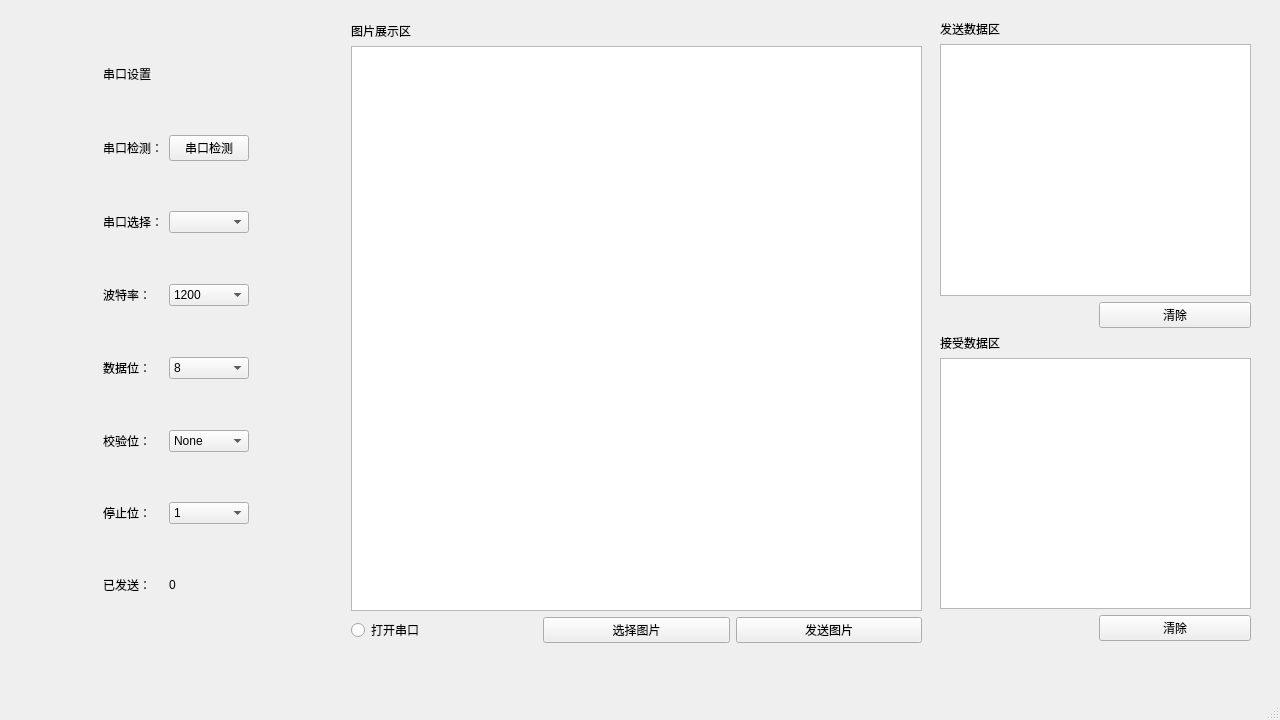
<?xml version="1.0" encoding="UTF-8"?>
<ui version="4.0">
 <class>MainWindow</class>
 <widget class="QMainWindow" name="MainWindow">
  <property name="geometry">
   <rect>
    <x>0</x>
    <y>0</y>
    <width>1280</width>
    <height>720</height>
   </rect>
  </property>
  <property name="windowTitle">
   <string>Send_MainWindow</string>
  </property>
  <property name="autoFillBackground">
   <bool>false</bool>
  </property>
  <widget class="QWidget" name="centralwidget">
   <widget class="QWidget" name="layoutWidget">
    <property name="geometry">
     <rect>
      <x>20</x>
      <y>19</y>
      <width>311</width>
      <height>621</height>
     </rect>
    </property>
    <layout class="QGridLayout" name="gridLayout">
     <item row="3" column="2">
      <widget class="QPushButton" name="pushBtn_sercheck">
       <property name="text">
        <string>串口检测</string>
       </property>
      </widget>
     </item>
     <item row="5" column="0">
      <spacer name="horizontalSpacer_4">
       <property name="orientation">
        <enum>Qt::Horizontal</enum>
       </property>
       <property name="sizeHint" stdset="0">
        <size>
         <width>40</width>
         <height>20</height>
        </size>
       </property>
      </spacer>
     </item>
     <item row="13" column="0">
      <spacer name="horizontalSpacer_8">
       <property name="orientation">
        <enum>Qt::Horizontal</enum>
       </property>
       <property name="sizeHint" stdset="0">
        <size>
         <width>40</width>
         <height>20</height>
        </size>
       </property>
      </spacer>
     </item>
     <item row="10" column="1">
      <spacer name="verticalSpacer_5">
       <property name="orientation">
        <enum>Qt::Vertical</enum>
       </property>
       <property name="sizeHint" stdset="0">
        <size>
         <width>20</width>
         <height>40</height>
        </size>
       </property>
      </spacer>
     </item>
     <item row="15" column="2">
      <widget class="QLabel" name="label_sendshow">
       <property name="text">
        <string>0</string>
       </property>
      </widget>
     </item>
     <item row="15" column="0">
      <spacer name="horizontalSpacer_9">
       <property name="orientation">
        <enum>Qt::Horizontal</enum>
       </property>
       <property name="sizeHint" stdset="0">
        <size>
         <width>40</width>
         <height>20</height>
        </size>
       </property>
      </spacer>
     </item>
     <item row="5" column="2">
      <widget class="QComboBox" name="cBox_serselect"/>
     </item>
     <item row="15" column="3">
      <spacer name="horizontalSpacer_15">
       <property name="orientation">
        <enum>Qt::Horizontal</enum>
       </property>
       <property name="sizeHint" stdset="0">
        <size>
         <width>40</width>
         <height>20</height>
        </size>
       </property>
      </spacer>
     </item>
     <item row="5" column="1">
      <widget class="QLabel" name="label_3">
       <property name="text">
        <string>串口选择：</string>
       </property>
      </widget>
     </item>
     <item row="9" column="2">
      <widget class="QComboBox" name="cBox_bitdate">
       <item>
        <property name="text">
         <string>8</string>
        </property>
       </item>
       <item>
        <property name="text">
         <string>7</string>
        </property>
       </item>
       <item>
        <property name="text">
         <string>6</string>
        </property>
       </item>
       <item>
        <property name="text">
         <string>5</string>
        </property>
       </item>
      </widget>
     </item>
     <item row="7" column="1">
      <widget class="QLabel" name="label_4">
       <property name="text">
        <string>波特率：</string>
       </property>
      </widget>
     </item>
     <item row="1" column="0">
      <spacer name="horizontalSpacer">
       <property name="orientation">
        <enum>Qt::Horizontal</enum>
       </property>
       <property name="sizeHint" stdset="0">
        <size>
         <width>40</width>
         <height>20</height>
        </size>
       </property>
      </spacer>
     </item>
     <item row="5" column="3">
      <spacer name="horizontalSpacer_10">
       <property name="orientation">
        <enum>Qt::Horizontal</enum>
       </property>
       <property name="sizeHint" stdset="0">
        <size>
         <width>40</width>
         <height>20</height>
        </size>
       </property>
      </spacer>
     </item>
     <item row="0" column="1">
      <spacer name="verticalSpacer">
       <property name="orientation">
        <enum>Qt::Vertical</enum>
       </property>
       <property name="sizeHint" stdset="0">
        <size>
         <width>20</width>
         <height>40</height>
        </size>
       </property>
      </spacer>
     </item>
     <item row="7" column="0">
      <spacer name="horizontalSpacer_5">
       <property name="orientation">
        <enum>Qt::Horizontal</enum>
       </property>
       <property name="sizeHint" stdset="0">
        <size>
         <width>40</width>
         <height>20</height>
        </size>
       </property>
      </spacer>
     </item>
     <item row="3" column="0">
      <spacer name="horizontalSpacer_3">
       <property name="orientation">
        <enum>Qt::Horizontal</enum>
       </property>
       <property name="sizeHint" stdset="0">
        <size>
         <width>40</width>
         <height>20</height>
        </size>
       </property>
      </spacer>
     </item>
     <item row="1" column="1">
      <widget class="QLabel" name="label">
       <property name="text">
        <string>串口设置</string>
       </property>
      </widget>
     </item>
     <item row="11" column="2">
      <widget class="QComboBox" name="cBOX_checkbit">
       <item>
        <property name="text">
         <string>None</string>
        </property>
       </item>
       <item>
        <property name="text">
         <string>Odd</string>
        </property>
       </item>
       <item>
        <property name="text">
         <string>Even</string>
        </property>
       </item>
      </widget>
     </item>
     <item row="8" column="1">
      <spacer name="verticalSpacer_6">
       <property name="orientation">
        <enum>Qt::Vertical</enum>
       </property>
       <property name="sizeHint" stdset="0">
        <size>
         <width>20</width>
         <height>40</height>
        </size>
       </property>
      </spacer>
     </item>
     <item row="9" column="1">
      <widget class="QLabel" name="label_5">
       <property name="text">
        <string>数据位：</string>
       </property>
      </widget>
     </item>
     <item row="13" column="3">
      <spacer name="horizontalSpacer_14">
       <property name="orientation">
        <enum>Qt::Horizontal</enum>
       </property>
       <property name="sizeHint" stdset="0">
        <size>
         <width>40</width>
         <height>20</height>
        </size>
       </property>
      </spacer>
     </item>
     <item row="11" column="3">
      <spacer name="horizontalSpacer_13">
       <property name="orientation">
        <enum>Qt::Horizontal</enum>
       </property>
       <property name="sizeHint" stdset="0">
        <size>
         <width>40</width>
         <height>20</height>
        </size>
       </property>
      </spacer>
     </item>
     <item row="7" column="3">
      <spacer name="horizontalSpacer_11">
       <property name="orientation">
        <enum>Qt::Horizontal</enum>
       </property>
       <property name="sizeHint" stdset="0">
        <size>
         <width>40</width>
         <height>20</height>
        </size>
       </property>
      </spacer>
     </item>
     <item row="12" column="1">
      <spacer name="verticalSpacer_4">
       <property name="orientation">
        <enum>Qt::Vertical</enum>
       </property>
       <property name="sizeHint" stdset="0">
        <size>
         <width>20</width>
         <height>40</height>
        </size>
       </property>
      </spacer>
     </item>
     <item row="9" column="0">
      <spacer name="horizontalSpacer_6">
       <property name="orientation">
        <enum>Qt::Horizontal</enum>
       </property>
       <property name="sizeHint" stdset="0">
        <size>
         <width>40</width>
         <height>20</height>
        </size>
       </property>
      </spacer>
     </item>
     <item row="16" column="1">
      <spacer name="verticalSpacer_2">
       <property name="orientation">
        <enum>Qt::Vertical</enum>
       </property>
       <property name="sizeHint" stdset="0">
        <size>
         <width>20</width>
         <height>40</height>
        </size>
       </property>
      </spacer>
     </item>
     <item row="15" column="1">
      <widget class="QLabel" name="label_8">
       <property name="text">
        <string>已发送：</string>
       </property>
      </widget>
     </item>
     <item row="11" column="1">
      <widget class="QLabel" name="label_6">
       <property name="text">
        <string>校验位：</string>
       </property>
      </widget>
     </item>
     <item row="13" column="2">
      <widget class="QComboBox" name="cBOX_stopbit">
       <item>
        <property name="text">
         <string>1</string>
        </property>
       </item>
       <item>
        <property name="text">
         <string>1.5</string>
        </property>
       </item>
       <item>
        <property name="text">
         <string>2</string>
        </property>
       </item>
      </widget>
     </item>
     <item row="3" column="3">
      <spacer name="horizontalSpacer_2">
       <property name="orientation">
        <enum>Qt::Horizontal</enum>
       </property>
       <property name="sizeHint" stdset="0">
        <size>
         <width>40</width>
         <height>20</height>
        </size>
       </property>
      </spacer>
     </item>
     <item row="9" column="3">
      <spacer name="horizontalSpacer_12">
       <property name="orientation">
        <enum>Qt::Horizontal</enum>
       </property>
       <property name="sizeHint" stdset="0">
        <size>
         <width>40</width>
         <height>20</height>
        </size>
       </property>
      </spacer>
     </item>
     <item row="11" column="0">
      <spacer name="horizontalSpacer_7">
       <property name="orientation">
        <enum>Qt::Horizontal</enum>
       </property>
       <property name="sizeHint" stdset="0">
        <size>
         <width>40</width>
         <height>20</height>
        </size>
       </property>
      </spacer>
     </item>
     <item row="3" column="1">
      <widget class="QLabel" name="label_2">
       <property name="text">
        <string>串口检测：</string>
       </property>
      </widget>
     </item>
     <item row="14" column="1">
      <spacer name="verticalSpacer_3">
       <property name="orientation">
        <enum>Qt::Vertical</enum>
       </property>
       <property name="sizeHint" stdset="0">
        <size>
         <width>20</width>
         <height>40</height>
        </size>
       </property>
      </spacer>
     </item>
     <item row="2" column="1">
      <spacer name="verticalSpacer_9">
       <property name="orientation">
        <enum>Qt::Vertical</enum>
       </property>
       <property name="sizeHint" stdset="0">
        <size>
         <width>20</width>
         <height>40</height>
        </size>
       </property>
      </spacer>
     </item>
     <item row="7" column="2">
      <widget class="QComboBox" name="cBox_Baudrate">
       <item>
        <property name="text">
         <string>1200</string>
        </property>
       </item>
       <item>
        <property name="text">
         <string>2400</string>
        </property>
       </item>
       <item>
        <property name="text">
         <string>4800</string>
        </property>
       </item>
       <item>
        <property name="text">
         <string>9600</string>
        </property>
       </item>
       <item>
        <property name="text">
         <string>14400</string>
        </property>
       </item>
       <item>
        <property name="text">
         <string>19200</string>
        </property>
       </item>
       <item>
        <property name="text">
         <string>38400</string>
        </property>
       </item>
       <item>
        <property name="text">
         <string>43000</string>
        </property>
       </item>
       <item>
        <property name="text">
         <string>57600</string>
        </property>
       </item>
       <item>
        <property name="text">
         <string>76800</string>
        </property>
       </item>
       <item>
        <property name="text">
         <string>115200</string>
        </property>
       </item>
       <item>
        <property name="text">
         <string>128000</string>
        </property>
       </item>
      </widget>
     </item>
     <item row="4" column="1">
      <spacer name="verticalSpacer_8">
       <property name="orientation">
        <enum>Qt::Vertical</enum>
       </property>
       <property name="sizeHint" stdset="0">
        <size>
         <width>20</width>
         <height>40</height>
        </size>
       </property>
      </spacer>
     </item>
     <item row="13" column="1">
      <widget class="QLabel" name="label_7">
       <property name="text">
        <string>停止位：</string>
       </property>
      </widget>
     </item>
     <item row="6" column="1">
      <spacer name="verticalSpacer_7">
       <property name="orientation">
        <enum>Qt::Vertical</enum>
       </property>
       <property name="sizeHint" stdset="0">
        <size>
         <width>20</width>
         <height>40</height>
        </size>
       </property>
      </spacer>
     </item>
    </layout>
   </widget>
   <widget class="QLabel" name="label_graphics">
    <property name="geometry">
     <rect>
      <x>352</x>
      <y>42</y>
      <width>569</width>
      <height>572</height>
     </rect>
    </property>
    <property name="text">
     <string/>
    </property>
   </widget>
   <widget class="QWidget" name="layoutWidget">
    <property name="geometry">
     <rect>
      <x>351</x>
      <y>22</y>
      <width>571</width>
      <height>621</height>
     </rect>
    </property>
    <layout class="QGridLayout" name="gridLayout_2">
     <item row="2" column="2">
      <widget class="QPushButton" name="pushBtn_sendpicture">
       <property name="text">
        <string>发送图片</string>
       </property>
      </widget>
     </item>
     <item row="2" column="1">
      <widget class="QPushButton" name="pushBtn_selectpicture">
       <property name="text">
        <string>选择图片</string>
       </property>
      </widget>
     </item>
     <item row="0" column="0">
      <widget class="QLabel" name="label_9">
       <property name="text">
        <string>图片展示区</string>
       </property>
      </widget>
     </item>
     <item row="1" column="0" colspan="3">
      <widget class="QGraphicsView" name="graphicsView_graphicsshow">
       <property name="enabled">
        <bool>true</bool>
       </property>
      </widget>
     </item>
     <item row="2" column="0">
      <widget class="QRadioButton" name="radioBtn_openser">
       <property name="text">
        <string>打开串口</string>
       </property>
      </widget>
     </item>
    </layout>
    <zorder>pushBtn_sendpicture</zorder>
    <zorder>pushBtn_selectpicture</zorder>
    <zorder>label_9</zorder>
    <zorder>radioBtn_openser</zorder>
    <zorder>graphicsView_graphicsshow</zorder>
   </widget>
   <widget class="QWidget" name="layoutWidget">
    <property name="geometry">
     <rect>
      <x>940</x>
      <y>20</y>
      <width>311</width>
      <height>621</height>
     </rect>
    </property>
    <layout class="QGridLayout" name="gridLayout_3">
     <item row="0" column="0">
      <widget class="QLabel" name="label_10">
       <property name="text">
        <string>发送数据区</string>
       </property>
      </widget>
     </item>
     <item row="1" column="0" colspan="2">
      <widget class="QTextBrowser" name="textBrowser_showsenddata"/>
     </item>
     <item row="2" column="1">
      <widget class="QPushButton" name="pushBtn_sendclear">
       <property name="text">
        <string>清除</string>
       </property>
      </widget>
     </item>
     <item row="3" column="0">
      <widget class="QLabel" name="label_11">
       <property name="text">
        <string>接受数据区</string>
       </property>
      </widget>
     </item>
     <item row="5" column="1">
      <widget class="QPushButton" name="pushBtn_receiveclear">
       <property name="text">
        <string>清除</string>
       </property>
      </widget>
     </item>
     <item row="4" column="0" colspan="2">
      <widget class="QTextBrowser" name="textBrowser_showreceivedata"/>
     </item>
    </layout>
   </widget>
   <zorder>layoutWidget</zorder>
   <zorder>layoutWidget</zorder>
   <zorder>layoutWidget</zorder>
   <zorder>label_graphics</zorder>
  </widget>
  <widget class="QMenuBar" name="menubar">
   <property name="geometry">
    <rect>
     <x>0</x>
     <y>0</y>
     <width>1280</width>
     <height>22</height>
    </rect>
   </property>
  </widget>
  <widget class="QStatusBar" name="statusbar"/>
 </widget>
 <resources/>
 <connections/>
</ui>
